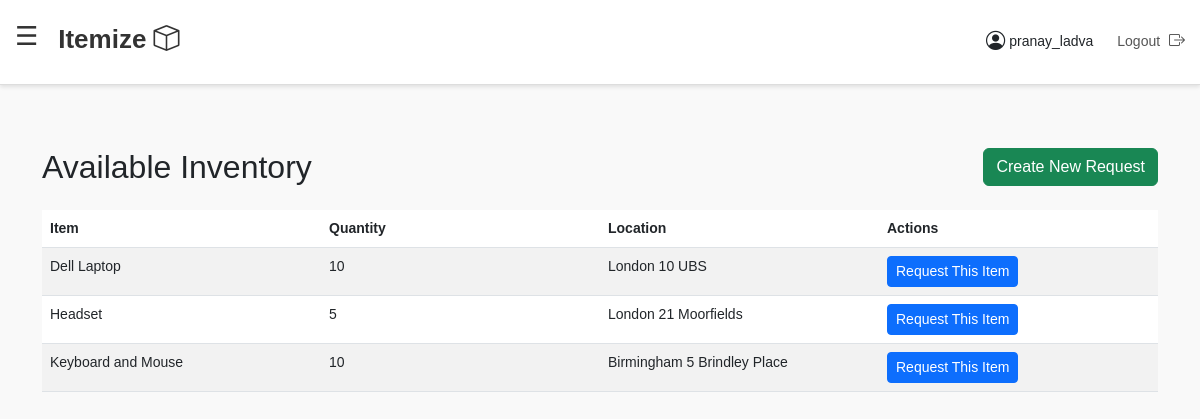
The app's page /available-inventory/ (signed in) with its own data.
### inventory/models.py (models this page shows, shortened)
class InventoryItem(models.Model):
    name = models.CharField(max_length=100)
    category = models.CharField(max_length=100)
    quantity = models.PositiveIntegerField(default=0)
    location = models.CharField(max_length=100)
    description = models.TextField(blank=True)
    added = models.DateTimeField(auto_now_add=True)
    class Meta:
        verbose_name = 'Inventory Item'
        verbose_name_plural = 'Inventory Items'
        db_table = 'inventory_item'

### inventory/views.py (the view)
# urls.py: path('available-inventory/', views.available_inventory, name='available_inventory'),  # View inventory
@login_required
def available_inventory(request):
    items = InventoryItem.objects.filter(quantity__gt=0)
    return render(request, 'available_inventory.html', {'items': items})

### templates/available_inventory.html (shortened to what this page needs)
{% extends "base.html" %}
{% block content %}
<div class="container mt-5">
    <div class="toolbar d-flex justify-content-between align-items-center mb-4">
        <h2 class="m-0">Available Inventory</h2>
        <a href="{% url 'create_request' %}" class="btn btn-success">Create New Request</a>
    </div>
    {% if items.count == 0 %}
        <p>No inventory items available at the moment.</p>
    {% else %}
        <div class="table-responsive">
            <table class="table table-striped">
                <thead>
                    <tr>
                        <th>Item</th>
                        <th>Quantity</th>
                        <th>Location</th>
                        <th>Actions</th>
                    </tr>
                </thead>
                <tbody>
                    {% for item in items %}
                    <tr>
                        <td>{{ item.name }}</td>
                        <td>{{ item.quantity }}</td>
                        <td>{{ item.location }}</td>
                        <td>
                            <a href="{% url 'create_request' %}?item_id={{ item.id }}" class="btn btn-primary btn-sm">
                                Request This Item
                            </a>
                        </td>
                    </tr>
                    {% endfor %}
                </tbody>
            </table>
        </div>
    {% endif %}
</div>
{% endblock %}

### templates/base.html (shortened to what this page needs)
<!DOCTYPE html>
<html lang="en">
<head>
    <link href="https://cdn.jsdelivr.net/npm/bootstrap@5.3.0/dist/css/bootstrap.min.css" rel="stylesheet">
    <link href="https://cdnjs.cloudflare.com/ajax/libs/font-awesome/6.4.0/css/all.min.css" rel="stylesheet">
    <link href="https://cdn.jsdelivr.net/npm/bootstrap-icons/font/bootstrap-icons.css" rel="stylesheet">
</head>
<body>
<nav class="navbar d-flex align-items-center justify-content-between">
    <div>
        <span id="hamburgerIcon" class="hamburger-icon">☰</span>
        <a href="{% url 'dashboard' %}" class="navbar-brand ms-3">
            Itemize <i class="bi bi-box"></i>
        </a>
    </div>
    <div class="d-flex align-items-center">
        <span class="profile-section d-flex align-items-center me-4">
            <i class="bi bi-person-circle me-1" style="font-size: 1.2rem;"></i>
            {{ request.user.username }}
        </span>
        <a href="{% url 'logout' %}" class="logout">
            Logout <i class="bi bi-box-arrow-right"></i>
        </a>
    </div>
</nav>
<div class="main-content">
    {% block content %}
    {% endblock %}
</div>
</body>
</html>

### templates/base.html (style rules this page uses)
table { table-layout: fixed; width: 100%; }
th, td { text-align: left; vertical-align: top; }
body { margin: 0; font-size: 14px; font-family: Arial, sans-serif; background-color: #f9f9f9; }
.navbar { background-color: #ffffff; box-shadow: 0 2px 4px rgba(0, 0, 0, 0.1); border-bottom: 1px solid #ddd; padding: 20px 15px; position: fixed; top: 0; left: 0; width: 100%; z-index: 1000; }
.navbar .navbar-brand { font-size: 26px; font-weight: bold; color: #333; text-decoration: none; }
.profile-section, .logout { font-size: 14px; }
.logout i { margin-left: 5px; font-size: 16px; }
.hamburger-icon { font-size: 26px; cursor: pointer; position: relative; top: -7.5px; color: #333; }
.main-content { margin-top: 80px; padding: 20px; }
.logout { font-size: 14px; text-decoration: none; color: #555; margin-top: -1.9px; }
.profile-section { margin-top: 0px; }
.hamburger-icon { font-size: 26px; cursor: pointer; position: relative; top: -7.5px; vertical-align: middle; user-select: none; color: #333; }

### records on screen
InventoryItem: name "Dell Laptop", quantity "10", location "London 10 UBS"
InventoryItem: name "Headset", quantity "5", location "London 21 Moorfields"
InventoryItem: name "Keyboard and Mouse", quantity "10", location "Birmingham 5 Brindley Place"

### other values on screen
{{ request.user.username }} "pranay_ladva"
